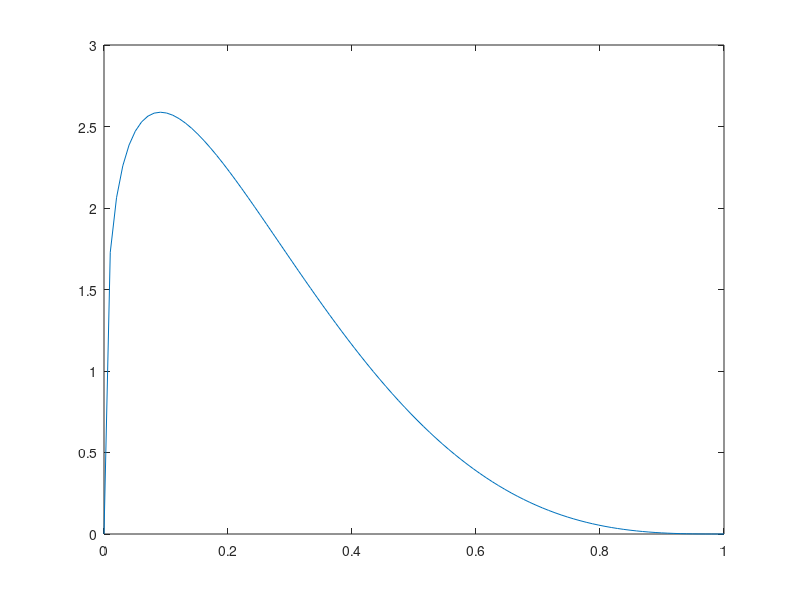

Here is the MATLAB script that generated this plot: (Note: this script raises an error after producing the figure.)
%% BETA DISTRIBUTION

xx = linspace(0,1,100);
plot(xx,betapdf(xx,1.3,4))


%% check percent correct as a function of session
subjid = 'DC';
exptype = 'Delay';

filepath = 'experiment_data/output_mat/round4/';
filename = ['Exp_ChangeLocalization_' exptype '_subj' subjid '.mat'];

load([filepath filename],'progPC')
plot(progPC,'ko'); hold on
plot([0 60],[25 25],'Color',0.7*ones(1,3)); % chance
plot([10 10;20 20;30 30;40 40;50 50],[0 100],'Color',0.7*ones(1,3))
ylim([0 100])
defaultplot;
hold off
xlabel('block number')
ylabel('PC')


%% logistic regression: pc ~ condition + delta
clear all
clc

subjid = 'AHY';
load(sprintf('data_ChangeLocalization_subj%s.mat',subjid));

deltaVec = 2.5:5:87.5;              % possible change values
respVec = [3 0 4 0 0 0 2 0 1];      % go from response key to location index

designMat = designMat(designMat(:,2) ~= 2,:);

% set X and y matrices
y = designMat(:,7); % correct/not correct
X = [designMat(:,2) abs(designMat(:,1))]; % delay, delta
X(X(:,1) == 0,2) = 1; % delay for 0 condition is 1
X(X(:,2) == 4,2) = 3; % delay for 4 condition is 3

% logistic regression
mdl = fitglm(X,y,'Distribution','binomial')
ci = coefCI(mdl)

%% linear regression: confidence ~ condition + delta

clear all

subjid = 'AHY';
load(sprintf('data_ChangeLocalization_subj%s.mat',subjid));

deltaVec = 2.5:5:87.5;              % possible change values
respVec = [3 0 4 0 0 0 2 0 1];      % go from response key to location index

designMat = designMat(designMat(:,2) ~= 2,:);

% set X and y matrices
y = designMat(:,9); % confidence rating
X = [designMat(:,2) abs(designMat(:,1))]; % delay, delta
X(X(:,1) == 0,2) = 1; % delay for 0 condition is 1
X(X(:,2) == 4,2) = 3; % delay for 4 condition is 3

% linear regression
X = [ones(size(designMat,1),1) X];
[b,bint,~,~,stats] = regress(y,X) % stats: R^2, F, p, and estimate of error variance

% % ordinal multinomial regression
% [B,dev,stats] = mnrfit(X,y,'model','ordinal')
% LL = stats.beta - 1.96*stats.se
% UL = stats.beta + 1.96*stats.se
%
% % plot regression fits
% xx = linspace(5,85,50);
% XX = [ones(50,1) 3*ones(50,1) xx'];
% BMat = [B(1:3)'; repmat(B(4:end),1,3)];
% logoddsMat = XX*BMat; % log odds for each of the 3 equations
% logoddssign = sign(logoddsMat);
% difflogoddssign = diff(logoddssign,1,2); % difference between the signs of log odds
% [row,col] = find(difflogoddssign == 2);
% predictedConf = nan(50,1);
% predictedConf(row) = col+1;
% predictedConf(logoddssign(:,1) == 1 ) = 1;
% predictedConf(logoddssign(:,3) == -1) = 4;
% hold on; plot(xx,predictedConf);


%% create model fit datat psychometric fn
clear all

load('modelfits.mat')
model = 2;
subjids = {'AHY','LA'};
nSubj = length(subjids);
deltaVec = 2.5:5:87.5;

for isubj = 1:nSubj;
    subjid = subjids{isubj};
    bfp = squeeze(xbest(isubj,model,:));
    
    X = []; % data in luigiform
    Nsamples = 1e5; % default if empty
    
    [~,prmat,X] = AhyBCL_datalikeall(bfp,X,model,Nsamples);
    data = X;
    save(sprintf('experiment_data/grant_data/luigidata_ChangeLocalization_subj%s_model%d.mat',subjid,model),'data','prmat');
end

for isubj = 1:nSubj;
    subjid = subjids{isubj};
    load(sprintf('experiment_data/grant_data/luigidata_ChangeLocalization_subj%s_model%d.mat',subjid,model));
    
    % plot psychometric function
    figure;
    hold on;
    colors = aspencolors(4,'pastel');%['b'; 'y'; 'g'; 'r'];
    condlegendd = {'0/2', '2/1','2/2','4/1'};
    for icond = 1:4;
        subplot(2,2,icond)
        plot_psychometricfunction({subjid},icond); % plot real data
        pc = prmat{icond}(:,1)';
        pc_std = pc.*(1-pc)./24;
        plot_summaryfit(deltaVec,[],[],pc,pc_std,colors(icond,:),colors(icond,:));
        title(condlegendd{icond})
        axis([0 90 0 1])
        ax = gca;
        ax.XTick = [0 30 60 90];
        ax.YTick = 0:.5:1;
        %     fill([deltaVec fliplr(deltaVec)],[pc-pc_std fliplr(pc + pc_std)],colors(icond,:))
    end
    
end

%% LOOK AT SOME STIMULI ON PSYCHTOOLBOX

% line stimuli
numDegrees = 180;
% prefs.lineArea = prefs.stimArea; % so line is same area as ellipse
lineWidth = 3; % pixels
lineLength = 100;
lineCoordinates = nan(2,numDegrees);
for j = 1:numDegrees;
    [lineCoordinates(1,j), lineCoordinates(2,j)] = lineCoord(lineLength,j);
end

% psychtoolbox
screenNumber = max(Screen('Screens'));       % use external screen if exists
[w, h] = Screen('WindowSize', screenNumber);  % screen resolution of smaller display
screenCenter = [w h]/2;
windowPtr = Screen('OpenWindow',screenNumber,128*ones(1,3),[],32,2);
Screen(windowPtr,'BlendFunction',GL_SRC_ALPHA,GL_ONE_MINUS_SRC_ALPHA);

% make gabor patch with full contrast
stimLength = 100;
StimSizes = [stimLength stimLength];
reliability = 1; % contrast of 1
im = makeGabor(stimLength, reliability);
StimPatch= Screen('MakeTexture',windowPtr,im);


pos = screenCenter + [100 100];
lineVec = [0 30];
nLines = length(lineVec);
for iline = 1:nLines;
    deg = mod(90-lineVec(iline),180);
    if deg == 0; deg = 180; end
    
    % gabor
    srcrect = [0 0 StimSizes];
    destrect = CenterRectOnPoint(srcrect,pos(1),pos(2));
    Screen('DrawTexture', windowPtr, StimPatch, srcrect,destrect, 180-90+deg);
    
    % line
    lineStim = lineCoordinates(:,deg);
    xy = [-lineStim lineStim];
    Screen('DrawLines',windowPtr, xy, lineWidth,256,pos,1);
    
    Screen('flip',windowPtr); % tic;
    pause;
end

sca;
ShowCursor;


%% FIT MOC psychometric function
% 08.16.2016

clear all

mixedcontrast = 1; 
subjid = 'AMM';
psychofun = @(x) lambda/2 + (1-lambda).*0.5*(1+erf((x-mu)./(sqrt(2)*sigma)));

if (mixedcontrast)
    concatvars = concatcode('experiment_data/output_mat/',['ContrastFn_MOC_' subjid '_'],{'designMat','stimuliMat'});
    v2struct(concatvars);
%     load('ContrastFn_MOC_MIX_20160804T220952.mat')
    designMat = designMat(stimuliMat(:,5) >= 3,:);
    titlee = 'mixed contrast';
else
    concatvars = concatcode('experiment_data/output_mat/',['ContrastFn_MOC_' subjid '_'],{'designMat','stimuliMat'});
    v2struct(concatvars);
%     load('ContrastFn_MOC_AHY_20160804T215847.mat')
titlee = 'same contrast';
end

contrastVec = unique(designMat(:,1));
nContrasts = length(contrastVec);

PC = nan(1,nContrasts);
for icontrast = 1:nContrasts;
    contrast = contrastVec(icontrast);
    
    PC(icontrast) = nanmean(designMat(designMat(:,1) == contrast,3));
end

figure
plot((contrastVec),PC,'k*')
defaultplot
ylabel('percent correct')
xlabel('contrast')
ylim([0.5 1])
title(titlee)

% ============================================
%       LOOKING AT PARAMETER FITS
% ============================================

%% COMPILE MODEL FITS FOR ALL SUBJECTS

modelVec = [1 2];
subjids = {'ALM','DR','EN','MR'};
exptypeVec = {'Contrast','Delay'};
filelocation = 'results/vss-dec2016/txt-lapse/';

nSubjs = length(subjids);
nModels = length(modelVec);
nExptype = length(exptypeVec);
nParams = 4;


for imodel = 1:nModels
    model = modelVec(imodel);
    modelstr = ['model' num2str(model)];
    
    for iexptype = 1:nExptype
        exptype = exptypeVec{iexptype};
        
        
        for isubj = 1:nSubjs
            subjid = subjids{isubj};
            filename = sprintf('%sChangeLocalization_%s_model%d_subj%s.txt',filelocation,exptype,model,subjid);
            alldata = dlmread(filename);
            
            datasorted = sortrows(alldata,nParams+1);
            fits.(modelstr).(exptype).bfpMat(isubj,:)= datasorted(1,1:nParams);
            fits.(modelstr).(exptype).LLVec(isubj)= datasorted(1,nParams+1);
        end
    end
    
end

save('',fits)

%% MODEL COMPARISON

Contrast_LLMat = [fits.model1.Contrast.LLVec; fits.model2.Contrast.LLVec];
Delay_LLMat = [fits.model1.Delay.LLVec; fits.model2.Delay.LLVec];
modcomp = Contrast_LLMat + Delay_LLMat;

comparetype = 2;
switch comparetype
    case 1 % just contrast
        comparevalue = Contrast_LLMat;
    case 2 % just delay
        comparevalue = Delay_LLMat;
    case 3 % both
        comparevalue = modcomp;
end

% positive number means 
moddiff = bsxfun(@minus,comparevalue(1,:),comparevalue)
mean_moddiff = mean(moddiff,2)
sem_moddiff = std(moddiff,[],2)./sqrt(4)